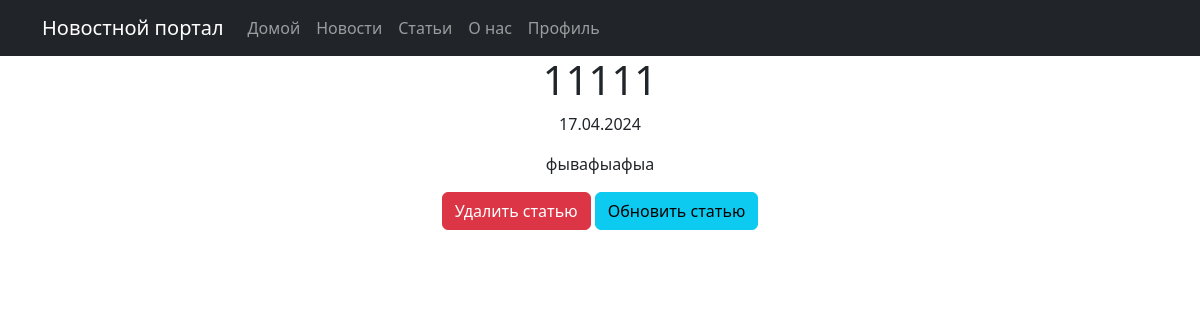
The page /news/22/ on the database its author committed.
### news/models.py (models this page shows, shortened)
class Post(models.Model):
    author = models.ForeignKey(Author, on_delete=models.CASCADE, verbose_name='Автор')
    TYPES = (
        ('N', 'News'),
        ('A', 'Article'),
    )
    type = models.CharField(max_length=20, choices=TYPES, verbose_name='Тип поста')
    created_at = models.DateTimeField(auto_now_add=True, verbose_name='Дата создания')
    categories = models.ManyToManyField(Category, through='PostCategory', verbose_name='Категории')
    title = models.CharField(max_length=255, verbose_name='Заголовок')
    text = models.TextField(verbose_name='Текст')
    rating = models.IntegerField(default=0, verbose_name='Рейтинг')

### news/views.py (the view)
# urls.py: path('news/<int:pk>/', PostDetailView.as_view(), name='news_detail'),
class PostDetailView(DetailView):
    model = Post
    template_name = 'news/post_detail.html'
    context_object_name = 'news_detail'  # или 'post_detail'
    def get_queryset(self):
        queryset = super().get_queryset()
        queryset = queryset.filter(type='N')
        return queryset

### news/templatetags/custom_filters.py (called while the page is built)
def censor(value):
    unwanted_words = ['редиска', 'сука', 'блять', 'хуй']
    for word in unwanted_words:
        value = value.replace(word, '*' * len(word))
    return value

### news/templates/news/post_detail.html (shortened to what this page needs)
{% extends 'main/default.html' %}
{% load custom_filters %}
{% block content %}
<div class="feature">
    <h1>{{ news_detail.title|censor }}</h1>
    <p>{{ news_detail.created_at|date:"d.m.Y" }}</p>
    <p>{{ news_detail.text|censor }}</p>
    <a href="{% url 'news_delete' news_detail.id %}" class="btn btn-danger">Удалить статью</a>
    <a href="{% url 'news_edit' news_detail.id %}" class="btn btn-info">Обновить статью</a>
</div>
{% endblock %}

### rows shown on the page
Post: title|censor "11111", created_at "17.04.2024", text|censor "фывафыафыа"
